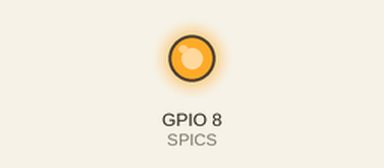
Simulated run of this program. Board: Raspberry Pi (BCM pin numbers). On the bench: output pins drawn as LEDs (lit = HIGH). Pins used as bus, display or sensor lines are not drawn; what the program prints to the terminal is not drawn.

Above: at 0.1 s.
Timing chart, 0 to 1.6 s (numbered marks = the images above):
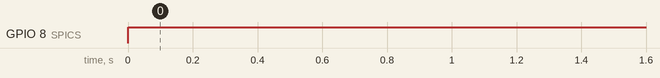

The program:

volume.py
```python
# (licence header left out)
import RPi.GPIO as GPIO
import time

def readadc(adcnum, clockpin, mosipin, misopin, cspin):
    if adcnum > 1 or adcnum < 0:
        return -1
    GPIO.output(cspin, GPIO.HIGH)       #CSON
    GPIO.output(clockpin, GPIO.LOW)     #SCSKON
    GPIO.output(cspin, GPIO.LOW)        #CSOFF

    #commandout = 0b01101000
    commandout = adcnum   #CH
    commandout |= 0x0d    #SGL/DEF=1MSB
    commandout <<= 3      #LSB8bit
    for i in range(4):
        # LSB8bit3bit
        if commandout & 0x80:
            GPIO.output(mosipin, GPIO.HIGH)
        else:
            GPIO.output(mosipin, GPIO.LOW)
        commandout <<= 1
        GPIO.output(clockpin, GPIO.HIGH)
        GPIO.output(clockpin, GPIO.LOW)
    adcout = 0
    #11bit null
    for i in range(11):
        GPIO.output(clockpin, GPIO.HIGH)
        GPIO.output(clockpin, GPIO.LOW)
        adcout <<= 1
        if i>0 and GPIO.input(misopin)==GPIO.HIGH:
            adcout |= 0x1
    GPIO.output(cspin, GPIO.HIGH)
    return adcout

GPIO.setmode(GPIO.BCM)

# pin name
SPICLK = 11
SPIMOSI = 10
SPIMISO = 9
SPICS = 8
# SPI
GPIO.setup(SPICLK, GPIO.OUT)
GPIO.setup(SPIMOSI, GPIO.OUT)
GPIO.setup(SPIMISO, GPIO.IN)
GPIO.setup(SPICS, GPIO.OUT)

# vol_old = -1

try:
    while True:
        inputVal0 = readadc(0, SPICLK, SPIMOSI, SPIMISO, SPICS)
        vol = "{0}%".format(int(inputVal0*100/1023)) #1023
        print(vol)
        time.sleep(0.2)

except KeyboardInterrupt:
    pass

GPIO.cleanup()
```

Measured:
- by itself, GPIO 8 (SPICS): LOW → HIGH at 0.00 s
